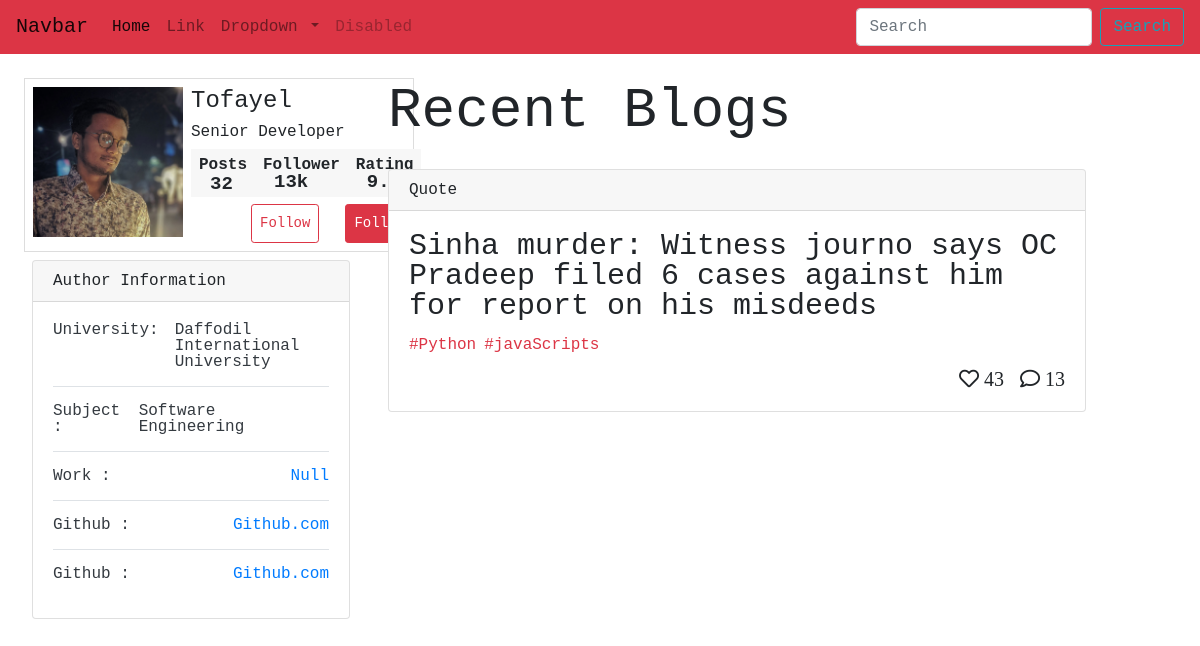
The page /author/2 on the database as committed earlier.
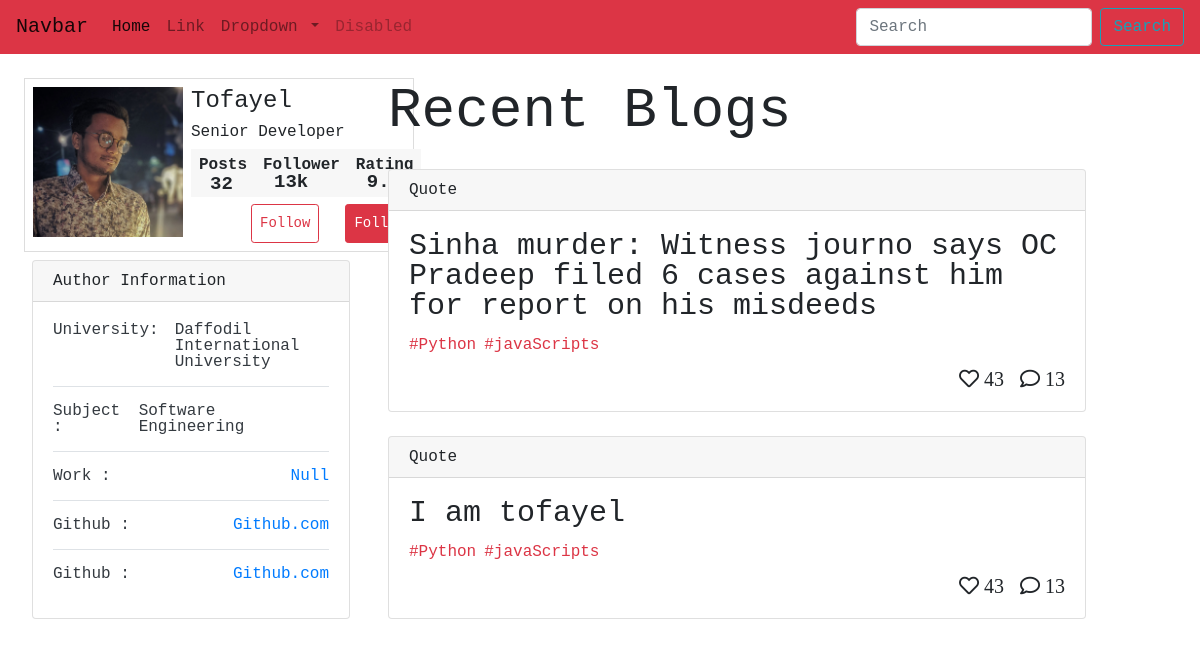
The same page on the database as committed later.
### blogs/models.py (models this page shows, shortened)
class Author(models.Model):
    name = models.CharField(max_length=50)
    author_img = models.ImageField(upload_to="media")
    email = models.EmailField()
    institution = models.CharField(max_length=100, blank=True, null=True)
    study_subject = models.CharField(max_length=100, blank=True, null=True)
    current_year = models.CharField(max_length=50, blank=True, null=True)
    github = models.CharField(max_length=100, blank=True, null=True)
    facebook = models.CharField(max_length=100, blank=True, null=True)
    Twitter = models.CharField(max_length=100, blank=True, null=True)

class Blog(models.Model):
    title = models.CharField(max_length=255)
    body = models.TextField(max_length=10000)
    img = models.ImageField(upload_to="media")
    author = models.ForeignKey(Author, on_delete=SET_NULL, null=True)
    time_created = models.DateTimeField(auto_now_add=True)
    react = models.IntegerField(blank=True, null=True)
    comment = models.ManyToManyField(Comment)
    category = models.ForeignKey(Category, on_delete=SET_NULL, null=True)
    tags = models.ManyToManyField(Tag)

### blogs/views.py (the view)
# urls.py: path('author/<int:pk>', views.home3, name='author'),
def home3(request, pk):
    author = Author.objects.get(id=pk)
    author_blog = Blog.objects.filter(author=author)
    context = {
        'author': author,
        'aut': author_blog
    }
    return render(request, 'blogs/author_page.html', context)

### templates/blogs/author_page.html (shortened to what this page needs)
{% load static %}
<!DOCTYPE html>
<html lang="en">
  <head>
    <link
      rel="stylesheet"
      href="https://stackpath.bootstrapcdn.com/bootstrap/4.1.1/css/bootstrap.min.css"
    />
    <link
      rel="stylesheet"
      href="https://use.fontawesome.com/releases/v5.15.3/css/all.css"
    />
    <link rel="stylesheet" href={% static "css/author.css" %}>
  </head>
  <body>
    {% include 'blogs/navbar.html' %}
<!DOCTYPE html>
<html lang="en">
  <head>
    <link
      rel="stylesheet"
      href="https://stackpath.bootstrapcdn.com/bootstrap/4.1.1/css/bootstrap.min.css"
    />
    <link
      rel="stylesheet"
      href="https://use.fontawesome.com/releases/v5.15.3/css/all.css"
    />
    <link rel="stylesheet" href="author.css">
  </head>
  <body>
    <main class="row p-4">
        <div class="col-lg-4 main_card col-md-10">
          <div class="d-flex flex-column justify-content-between">
            <div class="d-flex profile_card">
              <div class="img_author pl-2 pt-2">
                  <img src={% get_media_prefix %}{{ author.author_img }} alt="sadi">
              </div>
              <div class="p-2 profile">
                  <div class="d-flex flex-column">
                      <div>
                          <h4>{{ author.name }}</h4>
                          <p>Senior Developer</p>
                      </div>
                      <div class="d-flex follower_count  ">
                          <div class="p-2 d-flex flex-sm-column single_counter">
                              <p class="font-weight-bold ">Posts</p>
                              <span class="text-center number1 ">32</span>
                          </div>
                          <div class="p-2 single_counter">
                              <p class="font-weight-bold">Follower</p>
                              <p class="text-center number2 p-0">13k</p>
                          </div>
                          <div class="p-2 single_counter">
                              <p class="font-weight-bold">Rating</p>
                              <p class="text-center number3 p-0">9.0</p>
                          </div>
                      </div>
                      <div class="d-flex mt-5 btn_cont">
                        <button class="p-2 btn mr-3 btn-sm btn1 btn-outline-danger">Follow</button>
                        <button class="p-2 btn btn-sm btn2 btn-danger">Follow</button>
                      </div>
                  </div>
              </div>
          </div>
          <div class="p-2">
            <div class="card  mb-3" style="max-width: 23rem;">
              <div class="card-header">Author Information</div>
              <div class="card-body text-dark">
               <div class="d-flex justify-content-between border-bottom">
                 <p class="mr-3">University: </p>
                 <p>{{ author.institution }}</p>
               </div>
               <div class="d-flex justify-content-between border-bottom pt-3">
                <p>Subject : </p>
                <p>Software Engineering</p>
              </div>
              <div class="d-flex justify-content-between border-bottom pt-3">
                <p>Work : </p>
                <p><a href="github">Null</a></p>
              </div>
              <div class="d-flex justify-content-between border-bottom pt-3">
                <p>Github : </p>
                <p><a href="github">Github.com</a></p>
              </div>
              <div class="d-flex justify-content-between pt-3">
                <p>Github : </p>
                <p><a href="github">Github.com</a></p>
              </div>
              </div>
            </div>
          </div>
          </div>
        </div>
        <div class="col-lg-8 col-sm-7">
          <h2 class="display-4 mb-4">Recent Blogs</h2>
             {% for at in aut %}
          <div class="card mb-4">
            <div class="card-header">
              Quote
            </div>
            <div class="card-body">
              <blockquote class="blockquote mb-0">
                <p class="title_ath">
                  {{ at.title }}</p>
                <div class="d-flex">
                  <p class="small mr-2 text-danger">#Python</p>
                  <p class="small text-danger">#javaScripts</p>
                </div>
                <footer class="d-flex justify-content-end"><span class="mr-3"><i class="far fa-heart">  43</i></span></span>  <span><i class="far fa-comment"> 13</i></span></footer>
              </blockquote>
            </div>
          </div>
            {% endfor %}
        </div>
    </main>
  </body>
</html>
  </body>
</html>

### templates/blogs/navbar.html (shortened to what this page needs)
    <nav class="navbar navbar-expand-lg navbar-light bg-danger">
      <a class="navbar-brand" href="{% url 'home' %}">Navbar</a>
      <div class="collapse navbar-collapse" id="navbarSupportedContent">
        <ul class="navbar-nav mr-auto">
          <li class="nav-item active">
            <a class="nav-link" href="#"
              >Home <span class="sr-only">(current)</span></a
            >
          </li>
          <li class="nav-item">
            <a class="nav-link" href="#">Link</a>
          </li>
          <li class="nav-item dropdown">
            <a
              class="nav-link dropdown-toggle"
              href="#"
              id="navbarDropdown"
              role="button"
              data-toggle="dropdown"
              aria-haspopup="true"
              aria-expanded="false"
            >
              Dropdown
            </a>
          </li>
          <li class="nav-item">
            <a class="nav-link disabled" href="#">Disabled</a>
          </li>
        </ul>
        <form class="form-inline my-2 my-lg-0">
          <input
            class="form-control mr-sm-2"
            type="search"
            placeholder="Search"
            aria-label="Search"
          />
          <button class="btn btn-outline-info my-2 my-sm-0" type="submit">
          </button>
        </form>
      </div>
    </nav>

### static/css/author.css (style rules this page uses)
body { margin: 0; padding: 0; line-height: 1; font-family: monospace; }
* { margin: 0; padding:0; box-sizing: border-box; }
main { max-width: 95vw; }
.img_author img { width: 150px; }
.single_counter { position: relative; }
.number1 { font-size: 19px; font-weight: 700 !important; position: absolute; bottom: 3px; left: 19px; }
.number2 { font-size: 19px; font-weight: 700 !important; position: absolute; top: 23.5px; left: 19px; }
.number3 { font-size: 19px; font-weight: 700 !important; position: absolute; top: 23.5px; left: 19px; }
.profile { position: relative; }
.profile_card { border: 1px solid #dddddd; width: 390px; }
.follower_count { position: absolute; top: 70px; background-color: #F7F7F7; }
.btn2 { margin-left: 10px; }
.btn_cont { margin-left: 60px; }
.title_ath { font-size: 30px; font-family: monospace; }

Rows that differ between the two databases and show on the page:
added Blog: title "I am tofayel"
